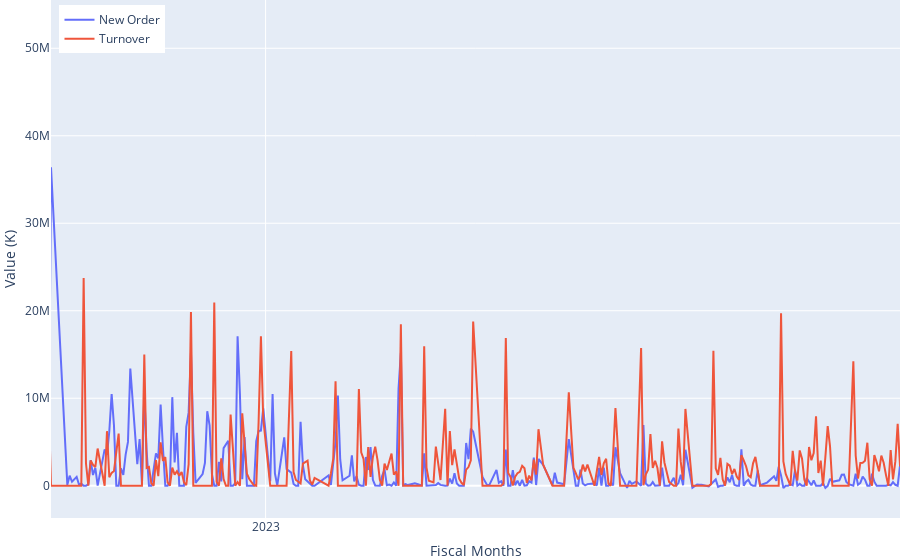

Here is the notebook cell this chart was saved with:
### Code cell
neworder = orders.groupby('PostDate')['OR'].sum()
turnover = orders.groupby('PostDate')['TO'].sum()
x = neworder.index

plot_order = go.Scatter(x=x, y=neworder, mode='lines', name='New Order')
plot_turnover = go.Scatter(x=x, y=turnover, mode='lines', name='Turnover')
fig = go.Figure([plot_order, plot_turnover])
fig.update_layout(
    height=680, margin={'t':0, 'b':0, 'l':0, 'r':0},
    xaxis=dict(title="Fiscal Months", dtick='M12', range=['2022-10-01','2023-09-30']),
    yaxis=dict(title="Value (K)"),
    legend=dict(x=0.01, y=0.99)
)
fig.show()

### Figure 1 — Plotly figure (JSON) as saved in the notebook; plotly's stock layout.template omitted (floating-point values rounded to 4 significant figures; data arrays with more than 128 entries replaced by an {"elided": "..."} marker saying what was removed)
{"data": [{"mode": "lines", "name": "New Order", "type": "scatter", "x": {"elided": "688 str values"}, "y": {"elided": "688 float values"}}, {"mode": "lines", "name": "Turnover", "type": "scatter", "x": {"elided": "688 str values"}, "y": {"elided": "688 float values"}}], "layout": {"autosize": true, "legend": {"x": 0.01, "y": 0.99}, "margin": {"b": 0, "l": 0, "r": 0, "t": 0}, "xaxis": {"dtick": "M12", "range": ["2022-10-01", "2023-09-30"], "title": {"text": "Fiscal Months"}, "type": "date"}, "yaxis": {"autorange": true, "range": [-3688000.0, 55520000.0], "title": {"text": "Value (K)"}, "type": "linear"}}}
